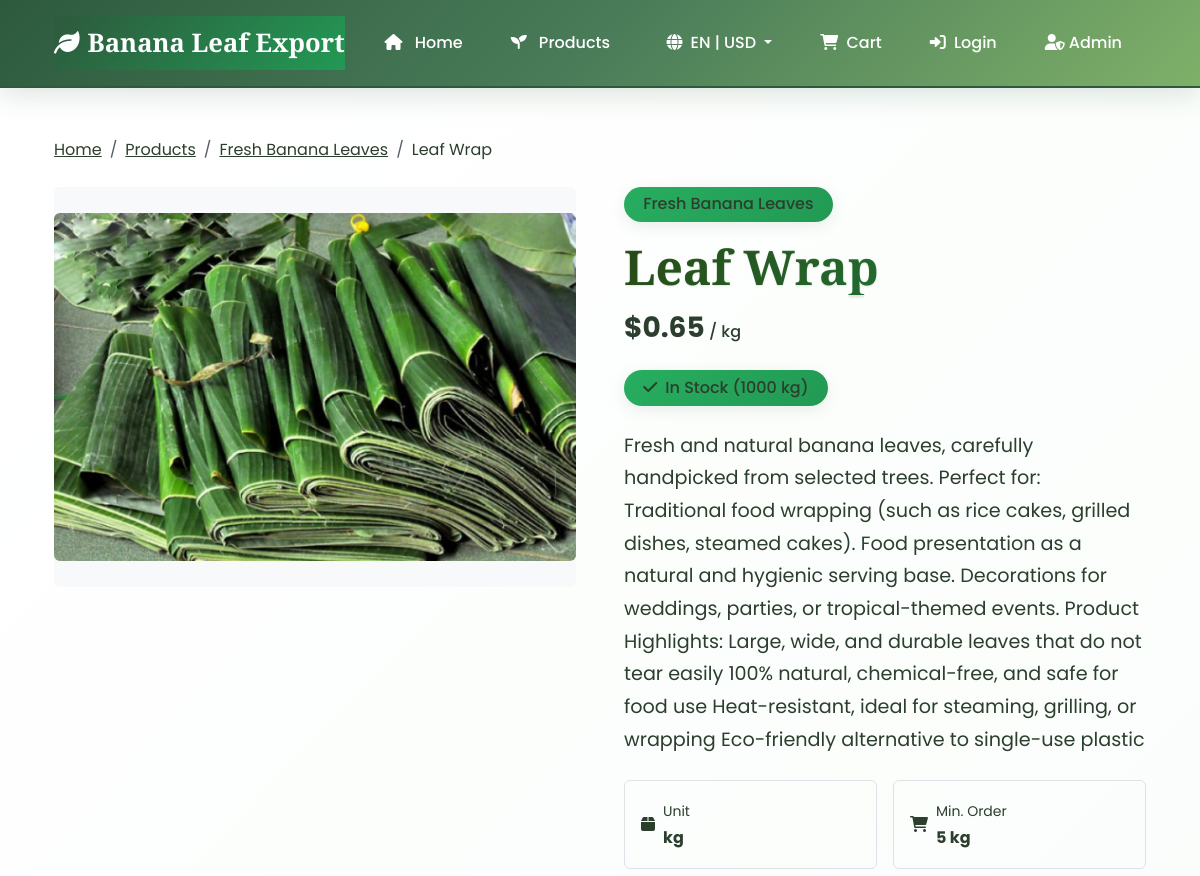
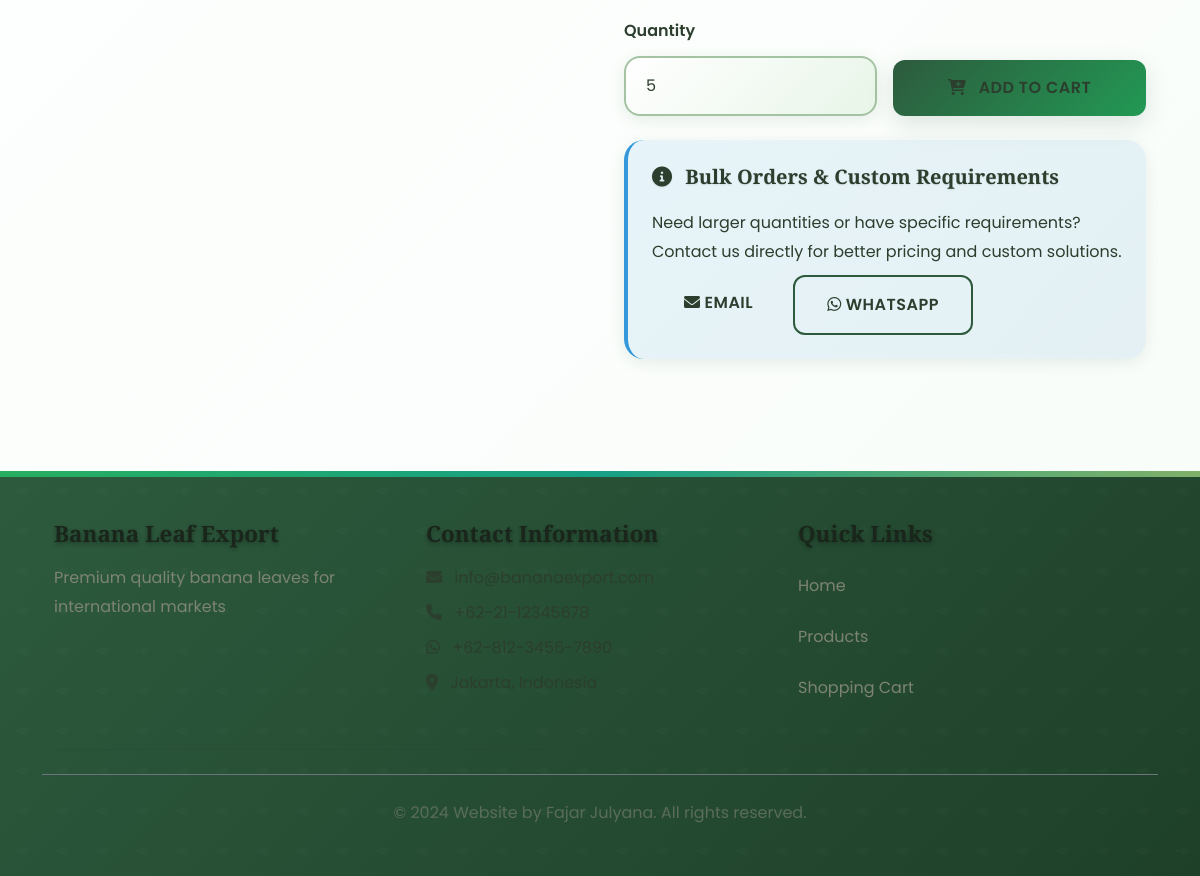
Page /product/1 on the committed database (2 pictures, top to bottom).
### models.py (models this page shows)
class Category(db.Model):
    __tablename__ = 'category'
    id = db.Column(db.Integer, primary_key=True)
    name_en = db.Column(db.String(100), nullable=False)
    name_id = db.Column(db.String(100), nullable=False)
    description_en = db.Column(db.Text)
    description_id = db.Column(db.Text)
    created_at = db.Column(db.DateTime, default=datetime.utcnow)
    products = db.relationship('Product', back_populates='category', lazy=True)

class Product(db.Model):
    __tablename__ = 'product'
    id = db.Column(db.Integer, primary_key=True)
    name_en = db.Column(db.String(200), nullable=False)
    name_id = db.Column(db.String(200), nullable=False)
    description_en = db.Column(db.Text)
    description_id = db.Column(db.Text)
    price_usd = db.Column(db.Numeric(10, 2), nullable=False)
    price_idr = db.Column(db.Numeric(15, 2), nullable=False)
    category_id = db.Column(db.Integer, db.ForeignKey('category.id'), nullable=False)
    stock_quantity = db.Column(db.Integer, default=0)
    min_order_quantity = db.Column(db.Integer, default=1)
    unit = db.Column(db.String(50), default='kg')
    image_url = db.Column(db.String(500))
    is_available = db.Column(db.Boolean, default=True)
    created_at = db.Column(db.DateTime, default=datetime.utcnow)
    updated_at = db.Column(db.DateTime, default=datetime.utcnow, onupdate=datetime.utcnow)
    category = db.relationship('Category', back_populates='products')

### routes.py (the view)
@app.route('/product/<int:product_id>')
def product_detail(product_id):
    if not request.args.get('lang') and not session.get('lang'):
        detected_lang, detected_currency = detect_user_location()
        session['lang'] = detected_lang
        session['currency'] = detected_currency
    lang = request.args.get('lang', session.get('lang', 'en'))
    currency = request.args.get('currency', session.get('currency', 'USD'))
    session['lang'] = lang
    session['currency'] = currency
    product = Product.query.get_or_404(product_id)
    related_products = Product.query.filter_by(
        category_id=product.category_id,
        is_available=True
    ).filter(Product.id != product_id).limit(4).all()
    return render_template('product_detail.html',
                         product=product,
                         related_products=related_products,
                         lang=lang,
                         currency=currency,
                         format_currency=format_currency,
                         get_product_price=get_product_price)

### templates/product_detail.html (shortened to what this page needs)
{% extends "base.html" %}
{% block content %}
<section class="py-5">
    <div class="container">
        <nav aria-label="breadcrumb" class="mb-4">
            <ol class="breadcrumb">
                <li class="breadcrumb-item"><a href="{{ url_for('index') }}">{{ 'Home' if lang == 'en' else 'Beranda' }}</a></li>
                <li class="breadcrumb-item"><a href="{{ url_for('products') }}">{{ 'Products' if lang == 'en' else 'Produk' }}</a></li>
                <li class="breadcrumb-item"><a href="{{ url_for('products', category=product.category_id) }}">{{ product.category.name_en if lang == 'en' else product.category.name_id }}</a></li>
                <li class="breadcrumb-item active">{{ product.name_en if lang == 'en' else product.name_id }}</li>
            </ol>
        </nav>
        <div class="row g-5">
            <div class="col-lg-6">
                {% if product.image_url %}
                <div class="bg-light rounded d-flex align-items-center justify-content-center" style="height: 400px;">
                    <img src="{{ product.image_url }}" alt="{{ product.name_en if lang == 'en' else product.name_id }}" class="img-fluid rounded">
                </div>
                {% else %}
                <div class="bg-success bg-opacity-10 rounded d-flex align-items-center justify-content-center" style="height: 400px;">
                    <i class="fas fa-leaf text-success" style="font-size: 8rem;"></i>
                </div>
                {% endif %}
            </div>
            <div class="col-lg-6">
                <div class="mb-3">
                    <span class="badge bg-success fs-6">{{ product.category.name_en if lang == 'en' else product.category.name_id }}</span>
                </div>
                <h1 class="display-5 fw-bold mb-3">{{ product.name_en if lang == 'en' else product.name_id }}</h1>
                <div class="mb-4">
                    <span class="h3 text-success fw-bold">{{ format_currency(get_product_price(product, currency), currency, lang) }}</span>
                    <small class="text-dark fw-medium fs-6">/ {{ product.unit }}</small>
                </div>
                <div class="mb-4">
                    {% if product.stock_quantity > 0 %}
                        <span class="badge bg-success fs-6">
                            <i class="fas fa-check me-1"></i>
                            {{ 'In Stock' if lang == 'en' else 'Tersedia' }} ({{ product.stock_quantity }} {{ product.unit }})
                        </span>
                    {% else %}
                        <span class="badge bg-danger fs-6">
                            <i class="fas fa-times me-1"></i>
                            {{ 'Out of Stock' if lang == 'en' else 'Stok Habis' }}
                        </span>
                    {% endif %}
                </div>
                <div class="mb-4">
                    <p class="lead">{{ product.description_en if lang == 'en' else product.description_id }}</p>
                </div>
                <div class="row g-3 mb-4">
                    <div class="col-6">
                        <div class="border rounded p-3">
                            <div class="d-flex align-items-center">
                                <i class="fas fa-box text-success me-2"></i>
                                <div>
                                    <small class="text-muted">{{ 'Unit' if lang == 'en' else 'Satuan' }}</small>
                                    <div class="fw-bold">{{ product.unit }}</div>
                                </div>
                            </div>
                        </div>
                    </div>
                    <div class="col-6">
                        <div class="border rounded p-3">
                            <div class="d-flex align-items-center">
                                <i class="fas fa-shopping-cart text-success me-2"></i>
                                <div>
                                    <small class="text-muted">{{ 'Min. Order' if lang == 'en' else 'Min. Pesan' }}</small>
                                    <div class="fw-bold">{{ product.min_order_quantity }} {{ product.unit }}</div>
                                </div>
                            </div>
                        </div>
                    </div>
                </div>
                {% if product.stock_quantity > 0 %}
                <form method="POST" action="{{ url_for('add_to_cart') }}" class="mb-4">
                    <div class="row g-3 align-items-end">
                        <div class="col-6">
                            <label for="quantity" class="form-label">{{ 'Quantity' if lang == 'en' else 'Jumlah' }}</label>
                            <input type="number" class="form-control" id="quantity" name="quantity"
                                   min="{{ product.min_order_quantity }}" max="{{ product.stock_quantity }}"
                                   value="{{ product.min_order_quantity }}" required>
                        </div>
                        <div class="col-6">
                            <button type="submit" class="btn btn-success btn-lg w-100">
                                <i class="fas fa-cart-plus me-2"></i>
                                {{ 'Add to Cart' if lang == 'en' else 'Tambah ke Keranjang' }}
                            </button>
                        </div>
                    </div>
                </form>
                {% endif %}
                <div class="alert alert-info">
                    <h6 class="alert-heading">
                        <i class="fas fa-info-circle me-2"></i>
                        {{ 'Bulk Orders & Custom Requirements' if lang == 'en' else 'Pesanan Besar & Kebutuhan Khusus' }}
                    </h6>
                    <p class="mb-2">
                        {{ 'Need larger quantities or have specific requirements? Contact us directly for better pricing and custom solutions.' if lang == 'en' else 'Butuh jumlah lebih besar atau punya kebutuhan khusus? Hubungi kami langsung untuk harga yang lebih baik dan solusi khusus.' }}
                    </p>
                    <div class="d-flex gap-2">
                        <a href="mailto:{% if settings %}{{ settings.contact_email }}{% else %}info@bananaexport.com{% endif %}" class="btn btn-sm btn-outline-primary">
                            <i class="fas fa-envelope me-1"></i>{{ 'Email' if lang == 'en' else 'Email' }}
                        </a>
                        <a href="https://wa.me/{% if settings %}{{ settings.contact_whatsapp.replace('+', '').replace('-', '') }}{% else %}6281234567890{% endif %}"
                           class="btn btn-sm btn-outline-success" target="_blank">
                            <i class="fab fa-whatsapp me-1"></i>{{ 'WhatsApp' if lang == 'en' else 'WhatsApp' }}
                        </a>
                    </div>
                </div>
            </div>
        </div>
    </div>
</section>
{% endblock %}

### rows in the picture
Category: category "Fresh Banana Leaves"
Product: name_en "Leaf Wrap", image_url (picture), price_idr "$0.65", unit "kg", stock_quantity "1000", description_en "Fresh and natural banana leaves, carefully handpicked from selected trees. Perfect for: Traditional food wrapping (such as rice cakes, grilled dishes, steamed cakes). Food presentation as a natural and hygienic serving base. Decorations for weddings, parties, or tropical-themed events. Product Highlights: Large, wide, and durable leaves that do not tear easily 100% natural, chemical-free, and safe for food use Heat-resistant, ideal for steaming, grilling, or wrapping Eco-friendly alternative to single-use plastic", min_order_quantity "5", quantity "5"

### other values in the picture
{{ 'Home' if lang == 'en' else 'Beranda' }} "Home"
{{ 'Products' if lang == 'en' else 'Produk' }} "Products"
{{ 'EN' if lang == 'en' else 'ID' }} "EN"
{{ currency if currency else 'USD' }} "USD"
{{ 'Cart' if lang == 'en' else 'Keranjang' }} "Cart"
{{ 'Login' if lang == 'en' else 'Masuk' }} "Login"
{{ 'In Stock' if lang == 'en' else 'Tersedia' }} "In Stock"
{{ 'Unit' if lang == 'en' else 'Satuan' }} "Unit"
{{ 'Min. Order' if lang == 'en' else 'Min. Pesan' }} "Min. Order"
{{ 'Quantity' if lang == 'en' else 'Jumlah' }} "Quantity"
{{ 'Add to Cart' if lang == 'en' else 'Tambah ke Keranjang' }} "ADD TO CART"
{{ 'Email' if lang == 'en' else 'Email' }} "EMAIL"
{{ 'WhatsApp' if lang == 'en' else 'WhatsApp' }} "WHATSAPP"
{{ 'Contact Information' if lang == 'en' else 'Informasi Kontak' }} "Contact Information"
{{ 'Quick Links' if lang == 'en' else 'Tautan Cepat' }} "Quick Links"
